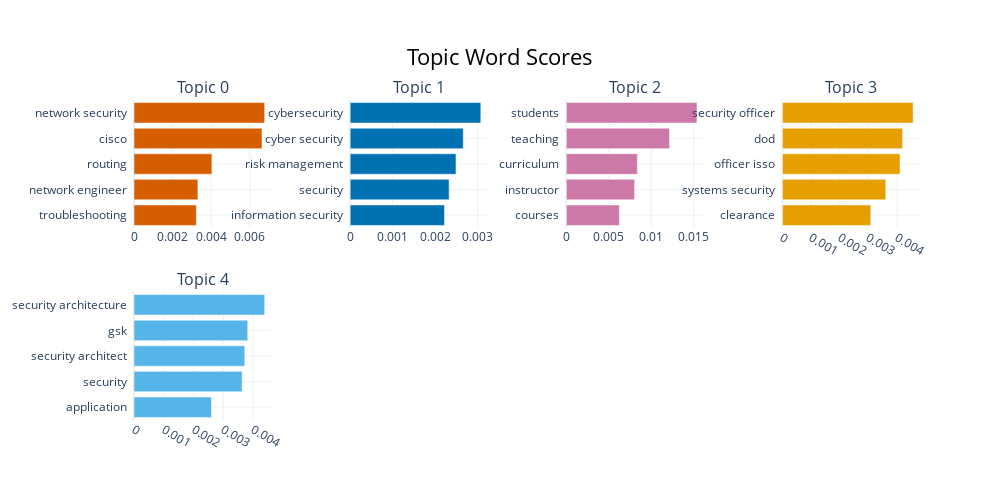

Notebook code cell kept with this figure:
### Code cell
#model with indeed data 
topic_model_in.visualize_barchart(top_n_topics=5)

### Figure 1 — Plotly figure (JSON) as saved in the notebook; plotly's stock layout.template omitted (floating-point values rounded to 4 significant figures)
{"data": [{"marker": {"color": "#D55E00"}, "orientation": "h", "type": "bar", "x": [0.003227, 0.003308, 0.004033, 0.006626, 0.006765], "xaxis": "x", "y": ["troubleshooting  ", "network engineer  ", "routing  ", "cisco  ", "network security  "], "yaxis": "y"}, {"marker": {"color": "#0072B2"}, "orientation": "h", "type": "bar", "x": [0.00222, 0.002328, 0.002489, 0.002661, 0.003074], "xaxis": "x2", "y": ["information security  ", "security  ", "risk management  ", "cyber security  ", "cybersecurity  "], "yaxis": "y2"}, {"marker": {"color": "#CC79A7"}, "orientation": "h", "type": "bar", "x": [0.006245, 0.008042, 0.008359, 0.01215, 0.01538], "xaxis": "x3", "y": ["courses  ", "instructor  ", "curriculum  ", "teaching  ", "students  "], "yaxis": "y3"}, {"marker": {"color": "#E69F00"}, "orientation": "h", "type": "bar", "x": [0.003084, 0.003607, 0.004103, 0.004192, 0.004561], "xaxis": "x4", "y": ["clearance  ", "systems security  ", "officer isso  ", "dod  ", "security officer  "], "yaxis": "y4"}, {"marker": {"color": "#56B4E9"}, "orientation": "h", "type": "bar", "x": [0.002602, 0.003632, 0.003722, 0.00382, 0.004389], "xaxis": "x5", "y": ["application  ", "security  ", "security architect  ", "gsk  ", "security architecture  "], "yaxis": "y5"}], "layout": {"annotations": [{"font": {"size": 16}, "showarrow": false, "text": "Topic 0", "x": 0.0875, "xanchor": "center", "xref": "paper", "y": 1, "yanchor": "bottom", "yref": "paper"}, {"font": {"size": 16}, "showarrow": false, "text": "Topic 1", "x": 0.3625, "xanchor": "center", "xref": "paper", "y": 1, "yanchor": "bottom", "yref": "paper"}, {"font": {"size": 16}, "showarrow": false, "text": "Topic 2", "x": 0.6375, "xanchor": "center", "xref": "paper", "y": 1, "yanchor": "bottom", "yref": "paper"}, {"font": {"size": 16}, "showarrow": false, "text": "Topic 3", "x": 0.9125, "xanchor": "center", "xref": "paper", "y": 1, "yanchor": "bottom", "yref": "paper"}, {"font": {"size": 16}, "showarrow": false, "text": "Topic 4", "x": 0.0875, "xanchor": "center", "xref": "paper", "y": 0.4, "yanchor": "bottom", "yref": "paper"}], "height": 500, "hoverlabel": {"bgcolor": "white", "font": {"family": "Rockwell", "size": 16}}, "showlegend": false, "title": {"font": {"color": "Black", "size": 22}, "text": "Topic Word Scores", "x": 0.5, "xanchor": "center", "yanchor": "top"}, "width": 1000, "xaxis": {"anchor": "y", "domain": [0, 0.175], "showgrid": true}, "xaxis2": {"anchor": "y2", "domain": [0.275, 0.45], "showgrid": true}, "xaxis3": {"anchor": "y3", "domain": [0.55, 0.725], "showgrid": true}, "xaxis4": {"anchor": "y4", "domain": [0.825, 1], "showgrid": true}, "xaxis5": {"anchor": "y5", "domain": [0, 0.175], "showgrid": true}, "xaxis6": {"anchor": "y6", "domain": [0.275, 0.45], "showgrid": true}, "xaxis7": {"anchor": "y7", "domain": [0.55, 0.725], "showgrid": true}, "xaxis8": {"anchor": "y8", "domain": [0.825, 1], "showgrid": true}, "yaxis": {"anchor": "x", "domain": [0.6, 1], "showgrid": true}, "yaxis2": {"anchor": "x2", "domain": [0.6, 1], "showgrid": true}, "yaxis3": {"anchor": "x3", "domain": [0.6, 1], "showgrid": true}, "yaxis4": {"anchor": "x4", "domain": [0.6, 1], "showgrid": true}, "yaxis5": {"anchor": "x5", "domain": [0, 0.4], "showgrid": true}, "yaxis6": {"anchor": "x6", "domain": [0, 0.4], "showgrid": true}, "yaxis7": {"anchor": "x7", "domain": [0, 0.4], "showgrid": true}, "yaxis8": {"anchor": "x8", "domain": [0, 0.4], "showgrid": true}}}
